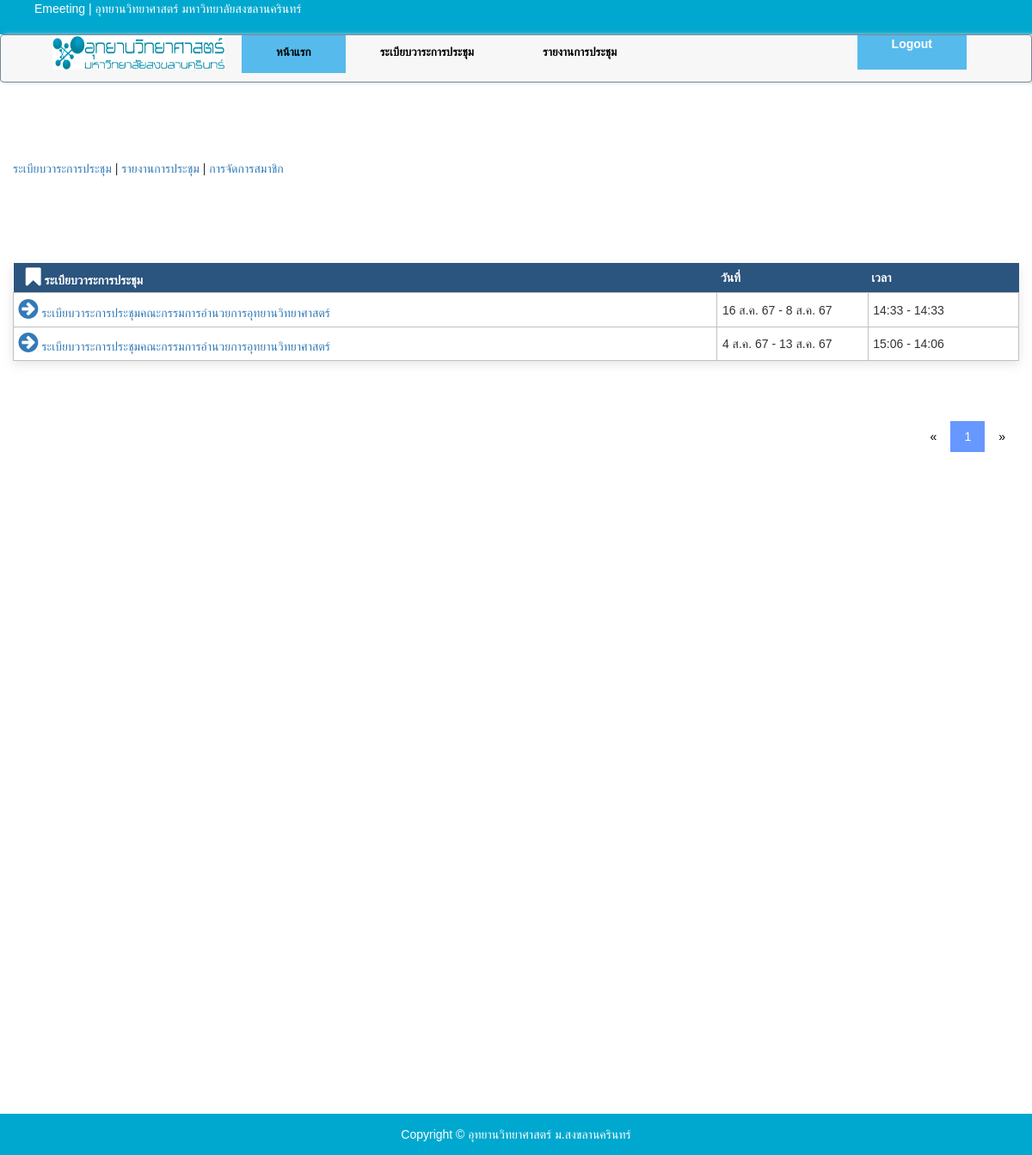
Page /index.php?controller=Master&action=shwdoc&type=1 (signed in) on the committed database.
### tables this page shows
CREATE TABLE `meeting` (
  `id` int(11) NOT NULL,
  `code` varchar(30) NOT NULL,
  `topic` text NOT NULL,
  `doc_type` int(11) NOT NULL,
  `type` int(11) NOT NULL,
  `start_date` date NOT NULL,
  `time_start` text NOT NULL,
  `end_date` date NOT NULL,
  `time_end` text NOT NULL,
  `room` varchar(30) NOT NULL,
  `active` int(11) NOT NULL,
  `link` varchar(30) NOT NULL,
  `doctopic_text` text NOT NULL,
  `detail` text NOT NULL,
  `user` varchar(30) NOT NULL,
  `ip` varchar(30) NOT NULL,
  `created_at` datetime NOT NULL DEFAULT current_timestamp(),
  `updated_at` datetime NOT NULL DEFAULT current_timestamp()
);

### app/view.php (called while the page is built, shortened)
<?php
class view extends Base{
    private $render = FALSE;
    public  function __construct($template) {
       $file = './view/'.$template.'.php';
        if (file_exists($file)) {
                $this->render = $file;
            } else {
                echo ('Template '.$template.' not found!');
            }
    }
    public function __destruct() {
        include($this->render);
    }
}

### controller/MasterController.php (called while the page is built, shortened)
<?php
require_once './app/Base.php';
class MasterController extends Base {
    public function shwdoc() {
        $type = $_GET["type"];
        $topic = doctext($type);
        $sql = "select * from meeting where doc_type='" . $type . "' order by created_at desc";
        $lists = Base::query($sql)
                ->limit(10)
                ->fetchAll();
        Redirect::view("meeting/display", array("lists" => $lists, "topic" => $topic, "links" => Base::links()));
    }
}

### app/index.php (called while the page is built, shortened)
<?php
$route = new Route();
    if (isset($_GET['controller']) && isset($_GET['action'])) {
        $controller = $_GET['controller'];
        $action = $_GET['action'];
        $route->add($controller, $action);
    } else {
        $controller = 'Auth';
        $action = 'index';
        $route->add($controller, $action);
    }
$route->submit();

### index.php (called while the page is built)
<?php
require_once __DIR__.'/app/index.php';

### functions/function_doctext.php (called while the page is built)
<?php
function doctext($doc_type){
    $topic_text='';
    if ($doc_type == '1') {
        $topic_text = "ระเบียบวาระการประชุม";
    } else if ($doc_type == '2') {
        $topic_text = "รายงานการประชุม";
    }
    return $topic_text;
}
?>

### functions/function_date.php (called while the page is built, shortened)
<?php
function shortDateThai($date){
	$_month_name = array("01"=>"ม.ค.","02"=>"ก.พ.","03"=>"มี.ค.","04"=>"เม.ย.","05"=>"พ.ค.","06"=>"มิ.ย.","07"=>"ก.ค.","08"=>"ส.ค.","09"=>"ก.ย.","10"=>"ต.ค.","11"=>"พ.ย.","12"=>"ธ.ค.");
	$yy=substr($date,0,4);$mm=substr($date,5,2);$dd=substr($date,8,2);
	$yy+=543;
	$dateT=intval($dd)." ".$_month_name[$mm]." ".substr($yy,2,2);
	return $dateT;
	}
?>

### view/meeting/display.php (the view, shortened to what this page needs)
<?php
if($_SESSION["status"]>1){
    require_once './layouts/header_admin.php';
    }else{
        require_once './layouts/header_main.php';
    }
?>
<div class="container"  style="min-height:1000px;">
        <div class="row">
        <div class='display' style='margin-top:30px;width:100%;'>
            <table  border='0' style='' class='table_main' style="width:100%;">
                <tr class="header_blue">
                    <th style='width:70%;'><b><i class="fa fa-bookmark" style="font-size:25px;margin-left:10px;"></i> </b> <?=$topic;?></th>
                     <th style='width:15%;'>วันที่</th>
                    <th style='width:15%;'>เวลา</th>
                </tr>
                <?php foreach ($lists as $list) { ?>
                    <?php if($list["doc_type"]=='1'){ ?>
                    <tr class='link_to' onclick="window.location='./index.php?controller=Master&action=detail&code=<?= $list["code"]; ?>'">
                    <?php }else if($list["doc_type"]=='2'){ ?>
                        <tr class='link_to'  onclick="window.open('./storage/report/<?= $list["link"]; ?>', '_blank')">
                        <?php } ?>
                        <td style='width:70%;'>
                        <?php if($list["doc_type"]=='1'){ ?>
                            <a href="./index.php?controller=Master&action=detail&code=<?= $list["code"]; ?>">
                          <?php }else if($list["doc_type"]=='2'){ ?>
                          <a href="./storage/report/<?= $list["link"]; ?>" target="_blank">
                          <?php } ?>
                                <i class="fa fa-arrow-circle-right" aria-hidden="true" style="font-size:20pt;"></i>  <?= $list["topic"]; ?>
                        </a>
                       </td>
                       <td style='width:15%;'>
                            <?php
                              if($list["start_date"]!=$list["end_date"]){
                                 echo shortDateThai($list["start_date"])." - ".shortDateThai($list["end_date"]);
                              }else{
                                 echo shortDateThai($list["start_date"]);
                              }
                            ?>
                              </td>
                              <td style='width:15%;'><?= substr($list["time_start"],0,5); ?> - <?=substr($list["time_end"],0,5); ?></td>
                    </tr>
                <?php } ?>
            </table>
            </div>
        <div style='width:100%;text-align:right;margin-top:50px;'>
            <?=$links;?>
        </div>
    </div>
    </div>
<?php
require_once './layouts/footer_main.php';
?>

### app/Route.php (shortened to what this page needs)
<?php
class Route
{
    private $_listUri = array();
    private $_listCall = array();
    public function add($uri, $function)
    {
        $this->_listUri[] = $uri;
        $this->_listCall[] = $function;
    }
    public function submit()
    {
        foreach ($this->_listUri as $listKey => $listUri) {
            $action = $this->_listCall[$listKey];
            $controllers = new $controller();
            $controllers->$action();
       }
    }
}

### assets/css/master.css (style rules this page uses)
body { background-image: linear-gradient( 96.5deg, rgba(39,103,187,1) 10.4%, rgba(16,72,144,1) 87.7% ); background: #fff; font-family: 'Kanit', sans-serif; width:100%; }
.tbl_index td,th { padding:1rem; font-family: 'Kanit', sans-serif; }
.tbl_detail td,th { padding:10px; font-family: 'Kanit', sans-serif; }
.tbl_create td,th { padding:0.5em; }
.tbl_login td,th { padding:0.3em; font-family: 'Kanit', sans-serif; }
.header_blue { background-color:#2B547E; color:white; }
body { margin:0;font-family:Arial }
body { margin: 0; font-family: Arial, Helvetica, sans-serif; }
.table_main { box-shadow: rgba(0, 0, 0, 0.1) 0px 4px 12px; margin:auto;width:100%; padding:1em; }
.table_main td { padding:0.4em; width:100%; border:1px solid #C0C0C0; table-layout: fixed; font-family: 'Kanit', sans-serif; }
@media only screen and (min-device-width: 481px) and (max-device-width: 1024px) and (orientation:portrait) { .row { margin-top:50px; } }
@media (min-width: 1025px) and (max-width: 1280px) { body { margin:0;font-family:Arial } }

### assets/theme/css/master.css (style rules this page uses)
.tbl_create td,th { padding:0.5em; }
.tbl_login td,th { padding:0.3em; }
.header_blue { background-color:#2B547E; color:white; }
body { margin:0;font-family:Arial }
body { margin: 0; font-family: Arial, Helvetica, sans-serif; }
@media only screen and (min-device-width: 481px) and (max-device-width: 1024px) and (orientation:portrait) { .row { margin-top:50px; } }

### layouts/header_admin.php (style rules this page uses)
body { font-family: "PSU-Stidti-Regular","PSU-Stidti-Light","PSU-Stidti-Bold",sans-serif; width: 100vw; height: 100vh; }
* { padding: 0; margin: 0; box-sizing: border-box; font-family: "PSU-Stidti-Regular","PSU-Stidti-Light","PSU-Stidti-Bold",sans-serif; }

### rows in the picture
meeting: topic "ระเบียบวาระการประชุมคณะกรรมการอำนวยการอุทยานวิทยาศาสตร์", start_date "16 ส.ค. 67", end_date "8 ส.ค. 67", time_start "14:33", time_end "14:33"
meeting: topic "ระเบียบวาระการประชุมคณะกรรมการอำนวยการอุทยานวิทยาศาสตร์", start_date "4 ส.ค. 67", end_date "13 ส.ค. 67", time_start "15:06", time_end "14:06"
